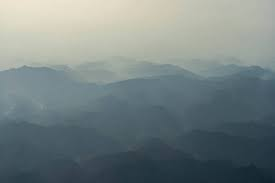
#> input picture Experiment6/image.jpg, 275 x 183 px
$ jupyter execute 'Experiment 6.ipynb'
#> lines starting #> are read from the running program, lines starting #| are printed output that depends on the picture
[cell 1]
import cv2
import numpy as np
from matplotlib import pyplot as plt

[cell 2]
image = cv2.imread("image.jpg", cv2.IMREAD_GRAYSCALE)
#> image: shape (183, 275); min 28, max 229, mean 126.4

[cell 3]
plt.imshow(image, cmap='gray')
plt.axis('off')

[cell 4]
s_min = 0
s_max = 255
r_min = np.min(image)
#> r_min = 28
r_max = np.max(image)
#> r_max = 229

[cell 5]
def histogram_map(img):
  height = img.shape[0]
#> height = 183
  width = img.shape[1]
#> width = 275
  img_hist = list(range(0, 256))
  r = []
  for i in range(height):
    for j in range(width):
      img_hist[img[i, j]]+=1

  return (img_hist)

[cell 6]
plt.plot(histogram_map(image), color='c')
plt.xlabel('intensity value')
plt.ylabel('number of pixels')
plt.title('Histogram of the original image')
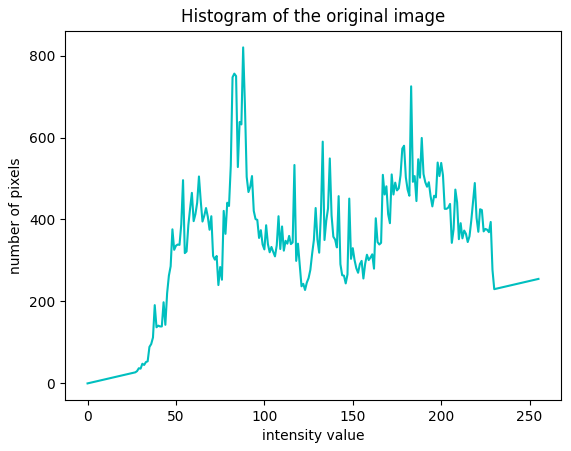
#> figure drawn by matplotlib, 1 panel; curve peaks at x = 88, y = 820

[cell 7]
def hist_equal(image):
  img = image.copy()
  feq_list = histogram_map(img)
#> feq_list = 256 values, max 820 at index 88, min 0 at index 0, mean 324.1
  height = img.shape[0]
#> height = 183
  width = img.shape[1]
#> width = 275
  probability = []
  for i in range(0, 256):
    probability.append(feq_list[i]/np.sum(feq_list))
#> after the loop, probability = 256 values, max 0.00988 at index 88, min 0 at index 0, mean 0.00391

  cum_probability = []
  cum_probability.append(probability[0])
  for i in range(1, 256):
    cum_probability.append(cum_probability[i-1]+probability[i])
#> after the loop, cum_probability = 256 values from 0 to 1

  for i in range(0, 256):
    cum_probability[i] = int(cum_probability[i]*s_max)
#> after the loop, cum_probability = 256 values from 0 to 255

  for i in range(height):
    for j in range(width):
      img[i, j] = cum_probability[img[i, j]]
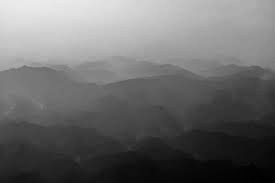
#> img: shape (183, 275); min 1, max 235, mean 106.6

  return img

[cell 8]
new_img = hist_equal(image)

[cell 9]
plt.imshow(image, cmap='gray')
plt.axis('off')
plt.imshow(new_img, cmap='gray')
plt.axis('off')
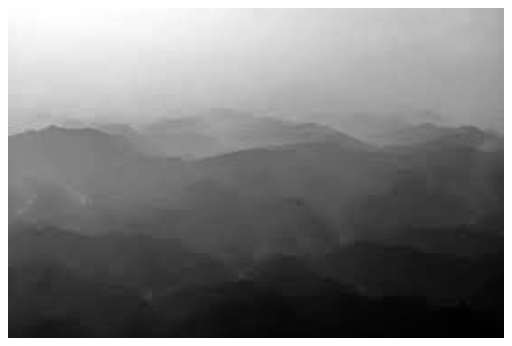
#> figure drawn by matplotlib, 1 panel

[cell 10]
plt.plot(histogram_map(new_img), color='c')
plt.plot(histogram_map(image), color='r')
plt.xlabel('intensity value')
plt.ylabel('number of pixels')
plt.title('Histogram of the equalized image')
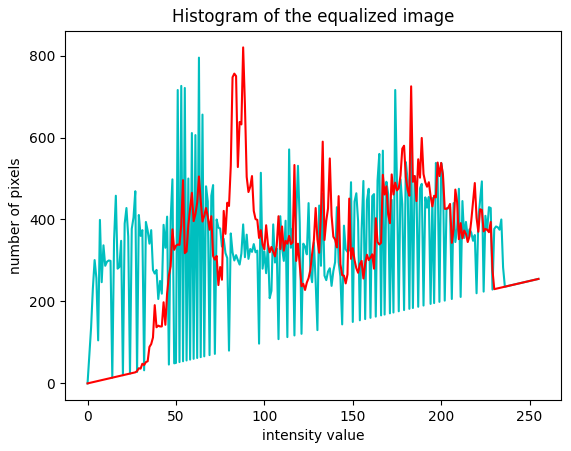
#> figure drawn by matplotlib, 1 panel; curve peaks at x = 63, y = 795; curve peaks at x = 88, y = 820
